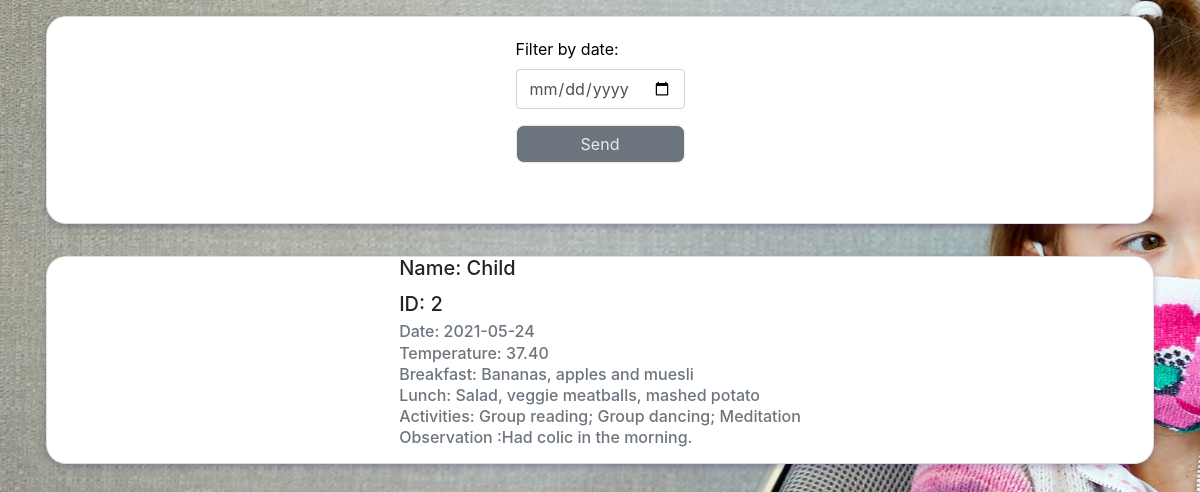
Page /day_details.php (signed in) on the committed database.
### tables this page shows
CREATE TABLE `day` (
  `id` int NOT NULL AUTO_INCREMENT,
  `date` date NOT NULL,
  `child_id` int NOT NULL,
  `temperature` decimal(4,2) NOT NULL,
  `breakfast` varchar(400) NOT NULL,
  `lunch` varchar(400) NOT NULL,
  `activities` varchar(800) NOT NULL,
  `observation` varchar(400) DEFAULT NULL,
  PRIMARY KEY (`id`),
  KEY `child_id` (`child_id`)
);

CREATE TABLE `child` (
  `id` int NOT NULL AUTO_INCREMENT,
  `name` varchar(100) NOT NULL,
  `category` varchar(100) NOT NULL,
  `week_days` int NOT NULL,
  `mode` varchar(100) NOT NULL,
  PRIMARY KEY (`id`)
);

### day_details.php (the view, shortened to what this page needs)
<html lang="en">
<head>
    <link rel="stylesheet" href="https://maxcdn.bootstrapcdn.com/bootstrap/4.0.0/css/bootstrap.min.css">
    <link rel="stylesheet" href="style/style.css">
</head>
<body>
<div class="container">
    <div class="row justify-content-center" >
        <?php
        require('mysql_connect.php');
        if($_SESSION['role'] == "parent") {
            echo "
                   <div class='card' style='width: 70rem; margin: 1rem;'>
                        <div class='card-body'>
                            <form action='day_details.php' method='get'>
                                <div class='form-group'>
                                    <label for='date'>Filter by date:</label>
                                    <input type='date' name='date' class='form-control' maxlength=100 >
                                </div>
                                <div class='form-group'>
                                    <button type='submit' name='send' class='btn btn-secondary btn-block'>Send</button>
                                </div>
                                <p class='text-center'><?= $msg; ?></p>
                            </form>
                        </div>
                   </div>";
            $username= $_SESSION['username'];
            $query_parent = "SELECT child_id FROM `users` WHERE user_name = '$username' ";
            $result = @mysqli_query($db_connection, $query_parent);
            $row = $result->fetch_assoc();
            $child_id= $row["child_id"];
            $query_parent ="SELECT day.child_id, day.temperature, day.breakfast, day.lunch, day.activities, day.observation, day.date, child.name FROM day JOIN child
ON day.child_id = child.id WHERE day.child_id='$child_id'";
            $result = @mysqli_query($db_connection, $query_parent);
        }
        if ($result->num_rows > 0) {
            while ($row = $result->fetch_assoc()) {
                echo "<div class='card' style='width: 70rem; margin: 1rem;'>
                            <div class='card-body'>
                                <form action='testimonial_manage.php' method='get'>
                                    <h5 class='card-title'>Name: " . $row["name"] . "</h5>
                                    <h5 class='card-title'>ID: " . $row["child_id"] . "</h5>
                                    <h6 class='card-subtitle mb-2 text-muted'>Date: " . $row["date"]. "</h6>
                                    <h6 class='card-subtitle mb-2 text-muted'>Temperature: " . $row["temperature"] . "</h6>
                                    <h6 class='card-subtitle mb-2 text-muted'>Breakfast: " . $row["breakfast"] . "</h6>
                                    <h6 class='card-subtitle mb-2 text-muted'>Lunch: " . $row["lunch"] . "</h6>
                                    <h6 class='card-subtitle mb-2 text-muted'>Activities: " . $row["activities"] . "</h6>
                                    <h6 class='card-subtitle mb-2 text-muted'>Observation :" . $row["observation"] . "</h6>
                                    <div class='form-group'>
                                    </div>
                                </form>
                            </div>
                        </div>";
            }
        }
        ?>
    </div>
</div>
</body>
</html>

### css/style.css (style rules this page uses)
body { overflow-x: hidden; background-color:#EAEAEA; font: normal normal bold Montserrat; background-image: url("../images/img/schoolgirl-studying-at-home-with-a-notebook-and-do-BL7HVPW.jpg"); background-size:cover; background-repeat: no-repeat; background-attachment: fixed; }
.btn { font: normal normal bold ; font-size: 20px/24px; letter-spacing: 0px; color: #EAEAEA; border-color: #EAEAEA; border-radius: 0.5em; opacity: 1; }
.card { background-color: white; width: 15em; height: 13em; margin: 1em; box-shadow: 0px 3px 6px #2b05563d; border-radius: 20px; display: flex; justify-content: center; align-items: center; overflow: hidden; }
label { color: black; }

### rows in the picture
day: child.name "Child", child "2", date "2021-05-24", temperature "37.40", breakfast "Bananas, apples and muesli", lunch "Salad, veggie meatballs, mashed potato", activities "Group reading; Group dancing; Meditation", observation "Had colic in the morning."
